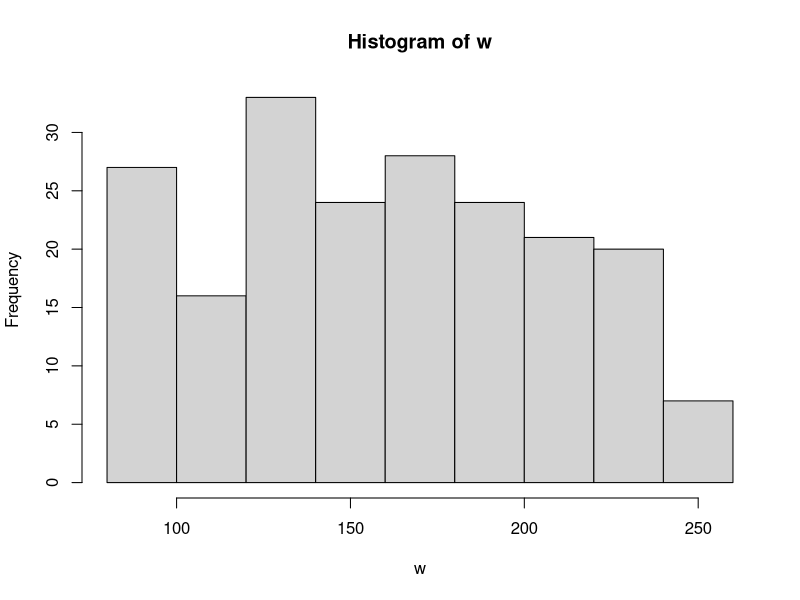
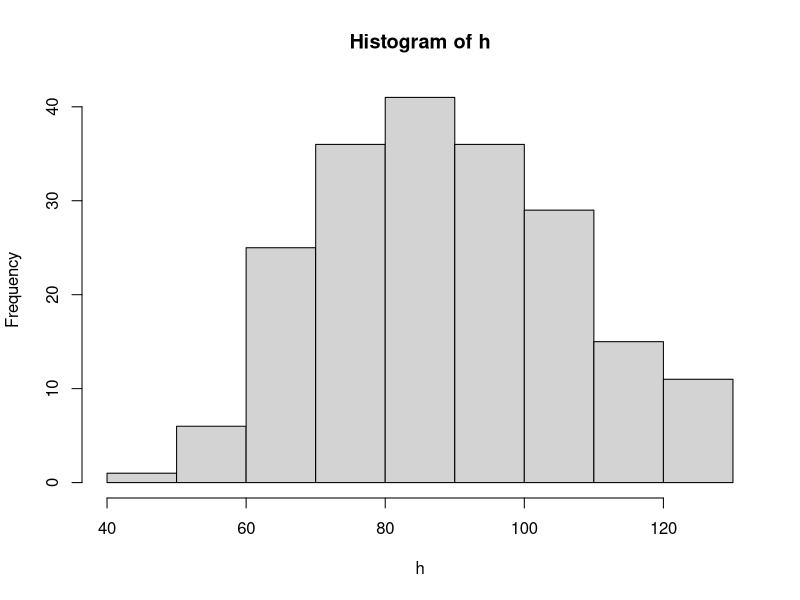
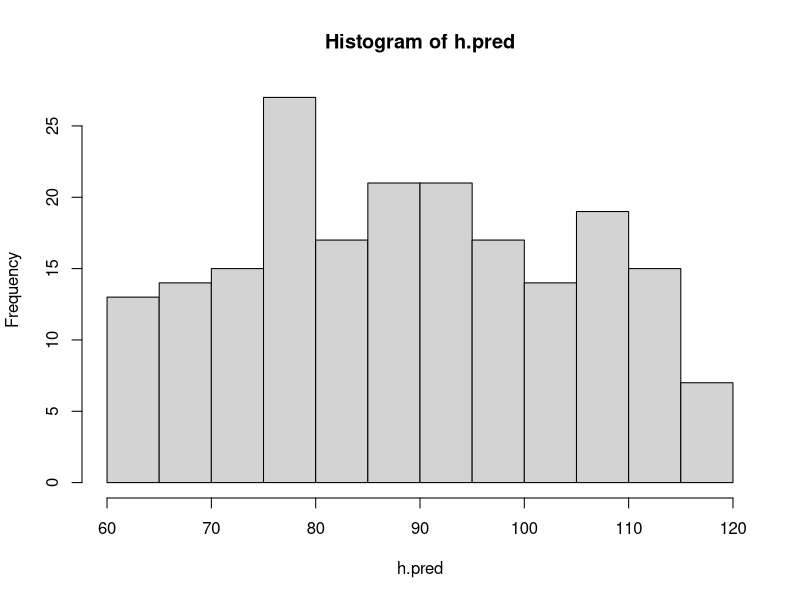
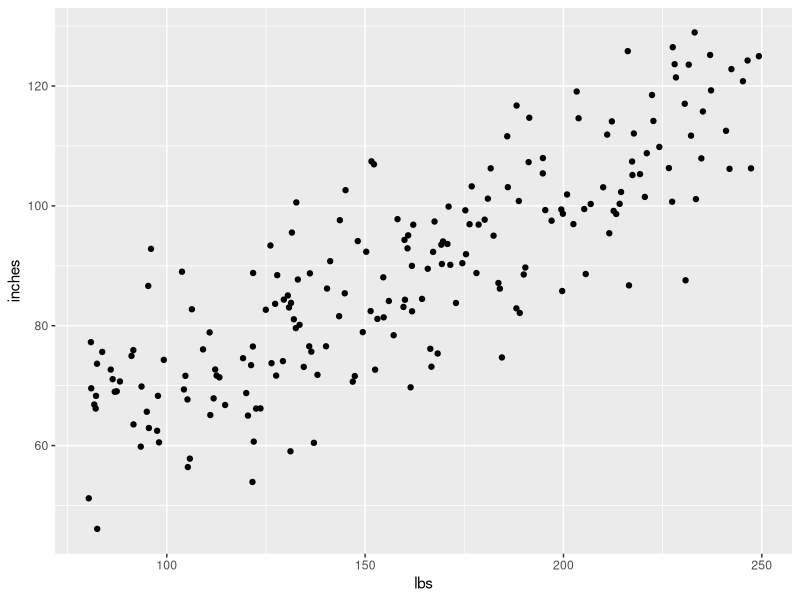

Write the R code that produced these figures, in order.
## ---- chunk 1
knitr::opts_chunk$set(echo = TRUE)
## ---- chunk 2

# choose sample size
sample.n <- 200

# choose intercept and slope
beta0 <- 36   # inches
beta1 <- 0.33  # Rick's guess

# choose standard deviation for error
sigma <- 10 # Rick's guess
## ---- chunk 3
# random weights between 80 lbs and 250 lbs (uniform sampling)
w <- runif(n = sample.n, min = 80, max = 250)

h.pred <- rep(x = beta0, n = sample.n) + beta1 * w
h <- h.pred + rnorm(n = sample.n, mean = 0, sd = sigma)
## ---- chunk 4
library(ggplot2)
library(dplyr)

hist(w)
hist(h)
hist(h.pred)
## ---- chunk 5
# Put h and w into data frame for ggplot
height.weight <- data.frame(inches = h, lbs = w)

# Plot
scatter.1 <- ggplot(data = height.weight) +
  aes(x = lbs, y = inches) +
  geom_point()
scatter.1
## ---- chunk 6

# Could use the raw data
# cor.test(x = w, y = h)
# Or, to use the values in the data frame, use with(...)

with(height.weight, cor.test(x = inches, y = lbs))
## ---- chunk 7
# Save output as a variable
cor.test.inches.lbs <- with(height.weight, cor.test(x = inches, y = lbs))

# What sort of beast is this?
mode(cor.test.inches.lbs)
## ---- chunk 8
# Aha, it's a list, this shows me all of the parts
unlist(cor.test.inches.lbs)

# Looks like the t value is the first element
cor.test.inches.lbs[[1]]
## ---- chunk 9
fit <- lm(formula = inches ~ lbs, data = height.weight)
summary(fit) # Use lm() command to fit formula
(ci <- confint(fit)) # confint() command fits confidence intervals
## ---- chunk 10
# random weights between 80 lbs and 250 lbs (uniform sampling)
w <- runif(n = sample.n, min = 80, max = 250)

h.pred <- rep(x = beta0, n = sample.n) + beta1 * w
h <- h.pred + rnorm(n = sample.n, mean = 0, sd = sigma)
height.weight <- data.frame(inches = h, lbs = w)

fit <- lm(formula = inches ~ lbs, data = height.weight)
summary(fit)
(ci <- confint(fit)) # saves in variable ci and prints
